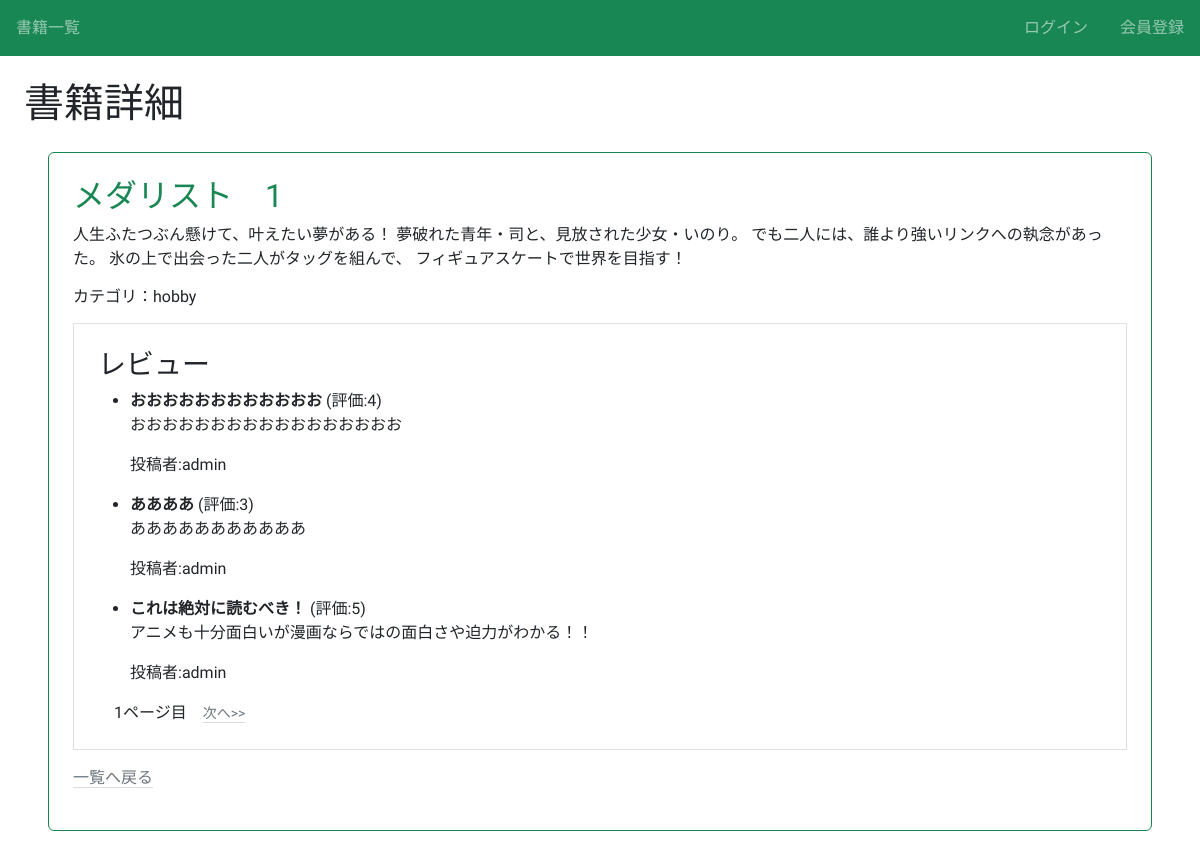
/book/7/detail/, run on an earlier commit of the app's database.
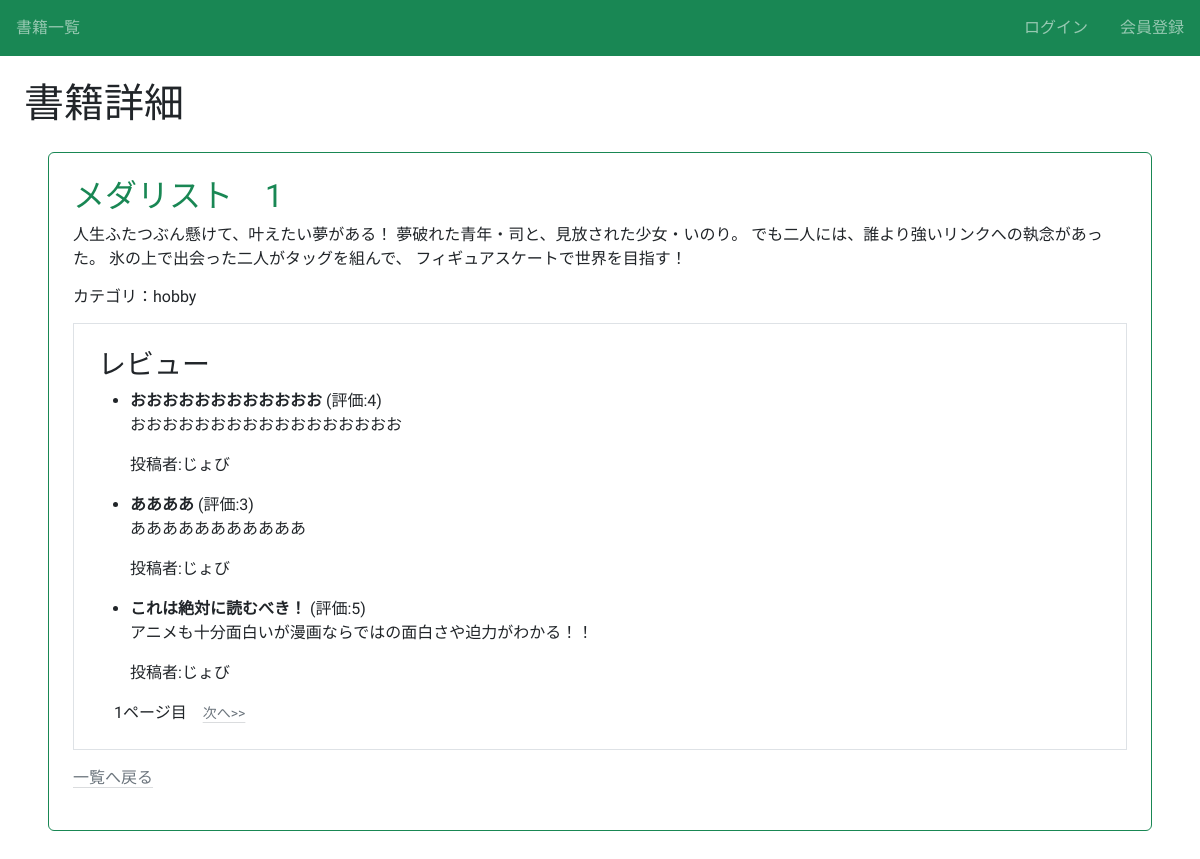
And on a later commit of the database.
### book/models.py (models this page shows, shortened)
class Shelf(models.Model):
    title = models.CharField(max_length=100)
    text = models.TextField()
    thumbnail = models.ImageField(null=True, blank=True)
    category = models.CharField(
        max_length=100,
        choices = CATEGORY,
    )
    user = models.ForeignKey("auth.User", on_delete=models.CASCADE)

class Review(models.Model):
    book = models.ForeignKey(Shelf, on_delete=models.CASCADE)
    title = models.CharField(max_length=100)
    text = models.TextField()
    rate = models.IntegerField(choices=RATE_CHOICES)
    user = models.ForeignKey('auth.User', on_delete=models.CASCADE)

### book/views.py (the view)
# urls.py: path('book/<int:pk>/detail/', views.DetailBookView.as_view(), name='detail-book'),
class DetailBookView(generic.DetailView):
    template_name = 'book/book_detail.html'
    model = Shelf
    context_object_name = 'Shelf'
    def get_context_data(self, **kwargs):
        context = super().get_context_data(**kwargs)
        reviews = Review.objects.filter(book=self.object).order_by('-id')
        paginator = Paginator(reviews, 3)
        page_number = self.request.GET.get('page')
        context['reviews'] = paginator.get_page(page_number)
        return context

### templates/book/book_detail.html (shortened to what this page needs)
{% extends "base.html" %}
{% block h1 %}書籍詳細{% endblock %}
{% block content %}
  <div class="p-4 m-4 bh-light border border-success rounded">
    <h2 class="text-success">{{ Shelf.title }}</h2>
    <p>{{ Shelf.text }}</p>
    <h6 class="card-title mb-3 fw-light">カテゴリ：{{ Shelf.category }}</h6>
    <div class="border p-4 mb-2">
        <h3>レビュー</h3>
        {% if reviews %}
          <ul>
            {% for review in reviews %}
              <li>
                <strong>{{ review.title }}</strong>
                (評価:{{ review.rate }})
                <p>{{ review.text }}</p>
                <p>投稿者:{{ review.user.username }}</p>
              </li>
            {% endfor %}
          </ul>
          <div class="pagination">
            <span class="mx-3">{{ reviews.number }}ページ目</span>
            <span>
              {% if reviews.has_next %}
                <a href="?page={{ reviews.next_page_number }}" class="link-secondary link-offset-2 link-underline-opacity-25 link-underline-opacity-100-hover"><small>次へ&gt;&gt;</small></a>
              {% endif %}
            </span>
          </div>
        {% else %}
          <p>レビューはまだありません。</p>
        {% endif %}
      </div>
    <p class="mt-3">
      <a href="{% url 'list-book' %}" class="link-secondary link-offset-2 link-underline-opacity-25 link-underline-opacity-100-hover">一覧へ戻る</a>
    </p>
  </div>
{% endblock %}

### templates/base.html (shortened to what this page needs)
<!DOCTYPE html>
<html lang="en">
<head>
    <link href="https://cdn.jsdelivr.net/npm/bootstrap@5.3.0/dist/css/bootstrap.min.css" rel="stylesheet">
</head>
<body>
    <nav class="navbar navbar-dark bg-success sticky-top">
        <div class="navbar-nav d-flex flex-row">
            <a href="{% url 'list-book' %}" class="nav-link mx-3">書籍一覧</a>
        </div>
        <div class="navbar-nav d-flex flex-row">
            {% if user.is_authenticated %}
                <span class="navbar-text mx-3">{{ user }}でログイン中</span>
                <a href="{% url 'logout' %}" class="nav-link mx-3">ログアウト</a>
            {% else %}
                <a href="{% url 'login' %}" class="nav-link mx-3">ログイン</a>
                <a href="{% url 'accounts:signup' %}" class="nav-link mx-3">会員登録</a>
            {% endif %}
        </div>
    </nav>
    <div class="p-4">
        <h1>{% block h1 %}{% endblock %}</h1>
        {% block content %}{% endblock %}
    </div>
</body>
</html>

### templates/base.html (style rules this page uses)
body { font-family: "M PLUS Rounded 1c", sans-serif; }

What changed in the data, as far as the page shows it:
changed Review "おおおおおおおおおおおお": user.username "admin" → "じょび"
changed Review "ああああ": user.username "admin" → "じょび"
changed Review "これは絶対に読むべき！": user.username "admin" → "じょび"
